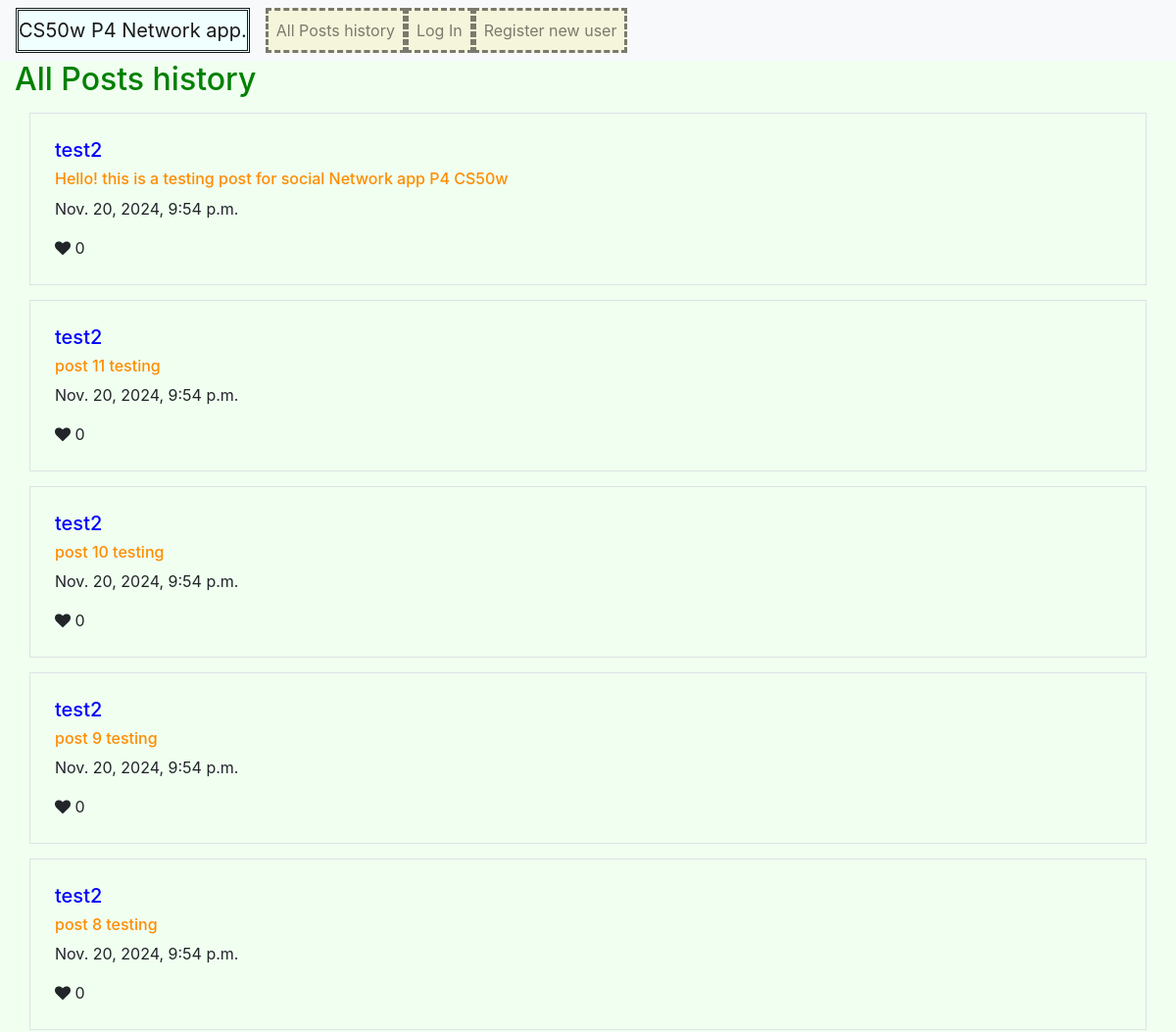
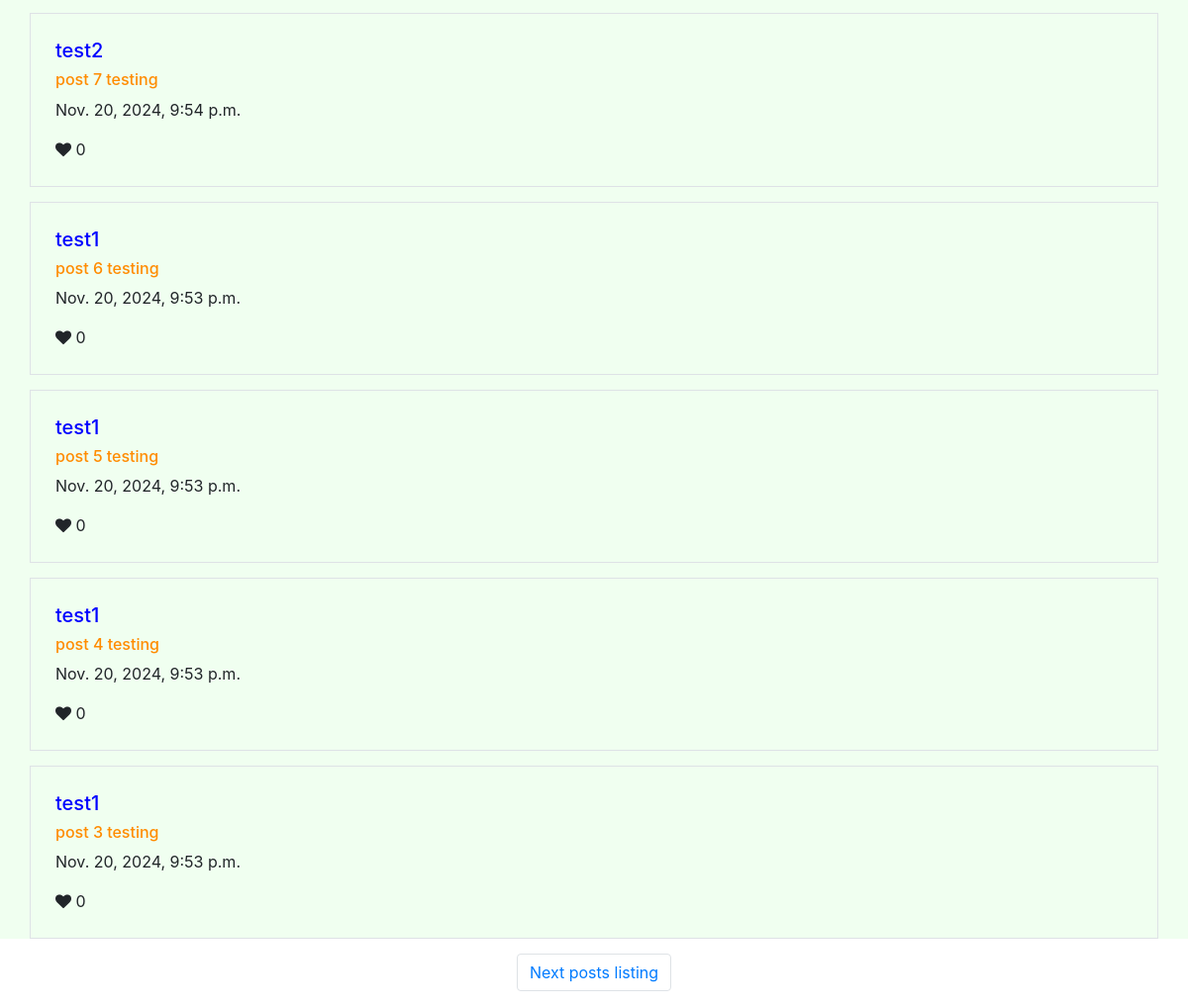
The page / on the database its author committed (2 pictures, top to bottom).
### network/models.py (models this page shows, shortened)
class Post(models.Model):
    user = models.ForeignKey(User, on_delete=models.CASCADE)
    post = models.TextField()
    date_added = models.DateTimeField(auto_now=True)
    liked_users = models.ManyToManyField(User, related_name='liked_posts')

class User(AbstractUser):
    pass

### network/views.py (the view)
# urls.py: path("", views.index, name="index"),
def index(request):
    if request.method == 'POST':
        form = PostForm(request.POST)
        if form.is_valid():
            post = form.cleaned_data['post']
            new_post = Post(user=request.user, post=post)
            new_post.save()
            return HttpResponseRedirect(reverse('index'))
    else:
        form = PostForm()
        posts_queryset = Post.objects.order_by('date_added').reverse()
        posts_to_display = Paginator(posts_queryset, 10)
        posts = posts_to_display.page(1)
        if request.GET.get('page'):
            page = int(request.GET.get('page'))
            posts = posts_to_display.page(page)
    return render(request, "network/index.html", {'form': form, 'posts': posts})

### network/templates/network/index.html (shortened to what this page needs)
{% extends "network/layout.html" %}
{% block body %}
    <h2>All Posts history</h2>
    <div id="posts">
        {% for post in posts %}
        <div class="border">
            <h5>{{ post.user }}</h5>
            <h6>{{ post.post }}</h6>
            <p>{{ post.date_added }}</p>
            {% if request.user in post.liked_users.all %}
                <!-- 'Like' heart emoji
                (“Like” and “Unlike”: Users should be able to click a button or link on any post
                to toggle whether or not they “like” that post)-->
                <i class="fa fa-heart like red" data-id="{{ post.id }}"></i>
            {% else %}
                <i class="fa fa-heart like" data-id="{{ post.id }}"></i>
            {% endif %}
            <span id="post{{ post.id }}">{{ post.liked_users.count }}</span>
        </div>
        {% endfor %}
    </div>
{% endblock %}

### network/templates/network/layout.html (shortened to what this page needs)
{% load static %}
<!DOCTYPE html>
<html lang="en">
    <head>
        <link rel="stylesheet" href="https://cdnjs.cloudflare.com/ajax/libs/font-awesome/4.7.0/css/font-awesome.min.css">
        <link rel="stylesheet" href="https://stackpath.bootstrapcdn.com/bootstrap/4.4.1/css/bootstrap.min.css">
        <link href="{% static 'network/styles.css' %}" rel="stylesheet">
    </head>
    <body>
        <nav class="navbar navbar-expand-lg navbar-light bg-light">
            <a class="navbar-brand" href="#">CS50w P4 Network app.</a>
            <div>
              <ul class="navbar-nav mr-auto">
                <li class="nav-item">
                  <a class="nav-link" href="{% url 'index' %}">All Posts history</a>
                </li>
                {% if user.is_authenticated %}
                    <li class="nav-item">
                        <a class="nav-link" href="{% url 'following' %}">Following users</a>
                    </li>
                    <li class="nav-item">
                        <a class="nav-link" href="{% url 'logout' %}">session Log Out</a>
                    </li>
                {% else %}
                    <li class="nav-item">
                        <a class="nav-link" href="{% url 'login' %}">Log In</a>
                    </li>
                    <li class="nav-item">
                        <a class="nav-link" href="{% url 'register' %}">Register new user</a>
                    </li>
                {% endif %}
              </ul>
            </div>
          </nav>
         <div class="body container-fluid">
            {% block body %}
            {% endblock %}
        </div>
        <nav aria-label="Page navigation">
            <ul class="pagination justify-content-center">
                {% if posts.has_next %}
                    <li class="page-item">
                        <a class="page-link" href="/?page={{ posts.next_page_number }}">Next posts listing</a>
                    </li>
                {% endif %}
            </ul>
        </nav>
    </body>
</html>

### network/static/network/styles.css (style rules this page uses)
.border { border: 3px solid black; padding: 25px; margin: 15px; }
.navbar-brand { background-color: azure; border-style: double; }
.nav-link { background-color: beige; border-style: dashed; }
h2 { color: green; }
h5 { color: blue; }
h6 { color: darkorange; }
.body.container-fluid { background: honeydew; }

### rows shown on the page
Post: user "test2", post "Hello! this is a testing post for social Network app P4 CS50w", date_added "Nov. 20, 2024, 9:54 p.m.", liked_users.count "0"
Post: user "test2", post "post 11 testing", date_added "Nov. 20, 2024, 9:54 p.m.", liked_users.count "0"
Post: user "test2", post "post 10 testing", date_added "Nov. 20, 2024, 9:54 p.m.", liked_users.count "0"
Post: user "test2", post "post 9 testing", date_added "Nov. 20, 2024, 9:54 p.m.", liked_users.count "0"
Post: user "test2", post "post 8 testing", date_added "Nov. 20, 2024, 9:54 p.m.", liked_users.count "0"
Post: user "test2", post "post 7 testing", date_added "Nov. 20, 2024, 9:54 p.m.", liked_users.count "0"
Post: user "test1", post "post 6 testing", date_added "Nov. 20, 2024, 9:53 p.m.", liked_users.count "0"
Post: user "test1", post "post 5 testing", date_added "Nov. 20, 2024, 9:53 p.m.", liked_users.count "0"
Post: user "test1", post "post 4 testing", date_added "Nov. 20, 2024, 9:53 p.m.", liked_users.count "0"
Post: user "test1", post "post 3 testing", date_added "Nov. 20, 2024, 9:53 p.m.", liked_users.count "0"
